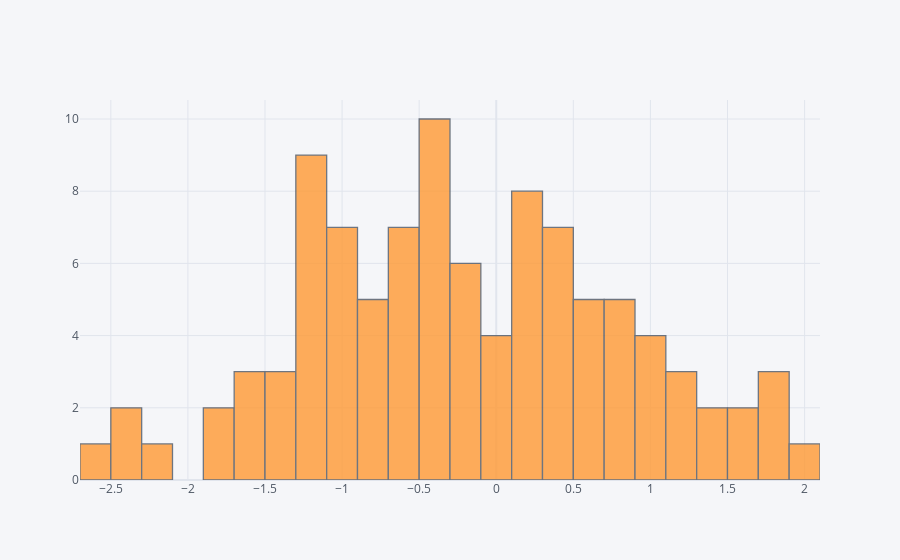

The notebook cell this image was saved under:
### Markdown cell above
## histogram

### Code cell
df['A'].iplot(kind='hist',bins=25)

### Figure 1 — Plotly figure (JSON) as saved in the notebook; plotly's stock layout.template omitted (floating-point values rounded to 4 significant figures)
{"data": [{"histfunc": "count", "histnorm": "", "marker": {"color": "rgba(255, 153, 51, 1.0)", "line": {"color": "#4D5663", "width": 1.3}}, "name": "A", "nbinsx": 25, "opacity": 0.8, "orientation": "v", "type": "histogram", "x": [-1.57, -0.2467, 0.9305, -0.5066, 0.685, 1.897, 0.8077, -1.001, 1.37, 0.4285, -1.49, -1.057, -0.02797, 0.4923, 1.749, 0.6282, 0.4124, -1.214, -1.034, 1.227, -0.3703, -1.027, -2.39, 0.1862, 1.421, 0.1662, 0.9295, -0.2948, -0.1924, 0.3848, 1.088, -0.1311, -2.631, -0.3071, 0.02304, 0.273, -0.5975, -1.307, -0.4734, 0.4046, -0.3751, -1.154, -0.321, -2.273, 0.143, -0.4665, 0.8263, -0.418, 1.054, -0.7694, 0.3063, -1.223, -2.304, 0.6661, -1.673, 0.136, 0.2494, -1.499, -0.5117, 1.525, -1.083, -1.184, -1.25, -0.2596, -1.039, 1.17, 0.5623, -0.4772, 1.768, 0.7841, -0.6193, -1.603, -1.818, -0.3769, -0.4158, -0.6969, 0.1393, -0.6588, 0.1672, -0.5816, 0.8479, -0.8378, 0.5901, -0.7406, 2.001, 0.05244, -1.267, -1.856, -0.8745, -1.254, -1.19, -1.123, 1.535, -0.7993, 0.4575, 0.7343, 1.176, 0.04742, -0.1577, -1.076]}], "layout": {"barmode": "overlay", "legend": {"bgcolor": "#F5F6F9", "font": {"color": "#4D5663"}}, "paper_bgcolor": "#F5F6F9", "plot_bgcolor": "#F5F6F9", "title": {"font": {"color": "#4D5663"}}, "xaxis": {"gridcolor": "#E1E5ED", "showgrid": true, "tickfont": {"color": "#4D5663"}, "title": {"font": {"color": "#4D5663"}, "text": ""}, "zerolinecolor": "#E1E5ED"}, "yaxis": {"gridcolor": "#E1E5ED", "showgrid": true, "tickfont": {"color": "#4D5663"}, "title": {"font": {"color": "#4D5663"}, "text": ""}, "zerolinecolor": "#E1E5ED"}}}
